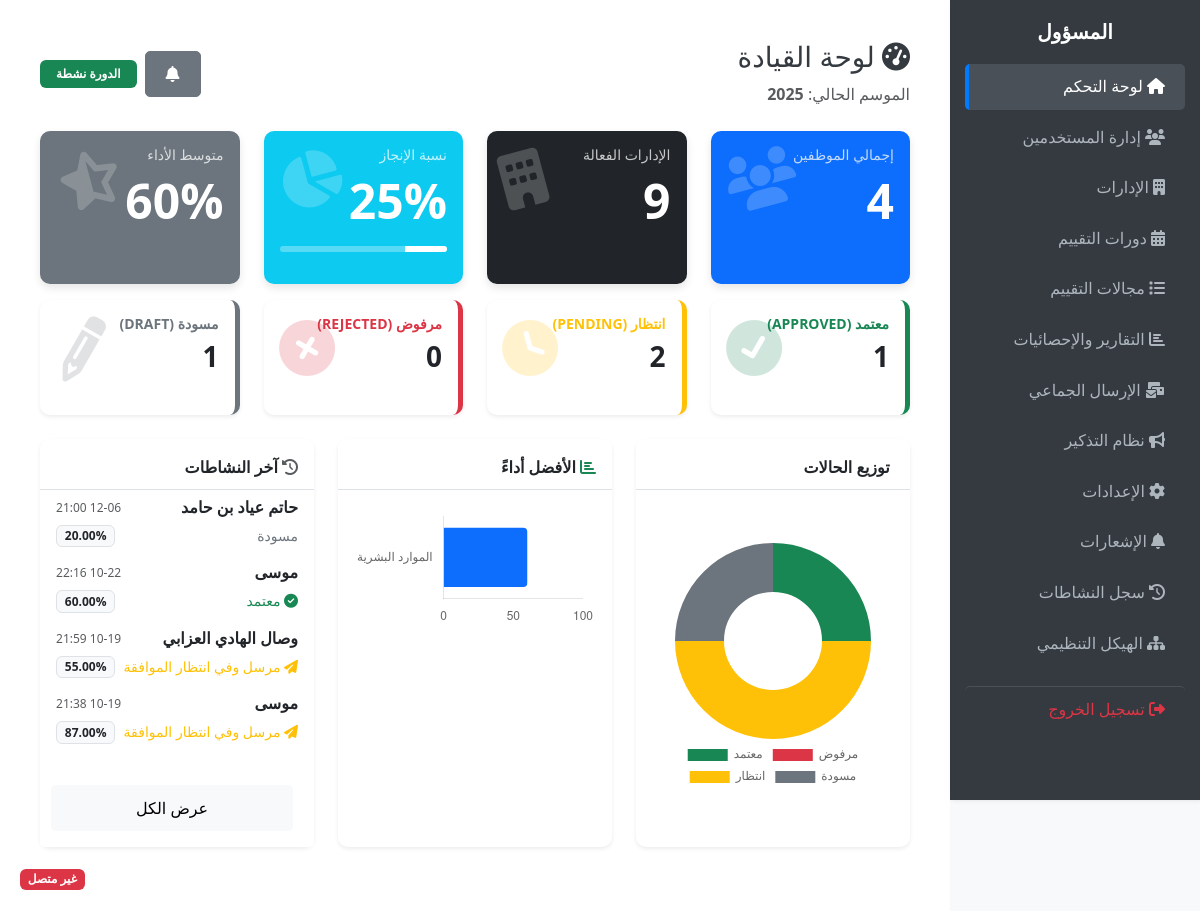
The app's page /public/admin/dashboard.php (signed in) with its own data.
### tables this page shows
CREATE TABLE `evaluation_cycles` (
  `id` int(10) UNSIGNED NOT NULL,
  `year` year(4) NOT NULL COMMENT 'سنة التقييم',
  `status` enum('active','inactive','archived') NOT NULL DEFAULT 'inactive',
  `start_date` date DEFAULT NULL,
  `end_date` date DEFAULT NULL,
  `created_at` timestamp NOT NULL DEFAULT current_timestamp()
);

CREATE TABLE `employee_evaluations` (
  `id` int(10) UNSIGNED NOT NULL,
  `employee_id` int(10) UNSIGNED NOT NULL COMMENT 'الموظف المُقيَّم',
  `cycle_id` int(10) UNSIGNED NOT NULL,
  `evaluator_id` int(10) UNSIGNED NOT NULL COMMENT 'المُقيّم (مدير أو رئيس مباشر)',
  `evaluator_role` enum('manager','supervisor') NOT NULL,
  `status` enum('draft','submitted','approved','rejected') NOT NULL DEFAULT 'draft',
  `total_score` decimal(5,2) DEFAULT NULL COMMENT 'المجموع النهائي (0-100)',
  `created_at` timestamp NOT NULL DEFAULT current_timestamp(),
  `updated_at` timestamp NULL DEFAULT NULL ON UPDATE current_timestamp(),
  `accepted_at` datetime DEFAULT NULL
);

CREATE TABLE `users` (
  `id` int(10) UNSIGNED NOT NULL,
  `name` varchar(150) NOT NULL COMMENT 'الاسم الكامل',
  `email` varchar(100) NOT NULL COMMENT 'البريد الإلكتروني',
  `password` varchar(255) NOT NULL COMMENT 'كلمة المرور المشفرة',
  `role` enum('admin','manager','supervisor','employee','evaluator') NOT NULL COMMENT 'الدور',
  `department_id` int(10) UNSIGNED DEFAULT NULL COMMENT 'الإدارة',
  `manager_id` int(10) UNSIGNED DEFAULT NULL COMMENT 'مدير الإدارة (ID)',
  `supervisor_id` int(10) UNSIGNED DEFAULT NULL COMMENT 'الرئيس المباشر (ID)',
  `job_title` varchar(100) DEFAULT NULL COMMENT 'الوظيفة',
  `birth_date` date DEFAULT NULL COMMENT 'تاريخ الميلاد',
  `marital_status` varchar(20) DEFAULT NULL COMMENT 'الحالة الاجتماعية',
  `gender` enum('ذكر','أنثى') DEFAULT NULL COMMENT 'النوع',
  `status` enum('active','inactive') NOT NULL DEFAULT 'active' COMMENT 'الحالة',
  `force_password_change` tinyint(1) NOT NULL DEFAULT 1 COMMENT 'إجبار تغيير كلمة المرور عند أول دخول',
  `created_at` timestamp NOT NULL DEFAULT current_timestamp(),
  `last_login` datetime DEFAULT NULL
);

### public/admin/dashboard.php (the view, shortened to what this page needs)
<?php
require_once '../../app/core/db.php';
$user_id = $_SESSION['user_id'];
$unread_stmt = $pdo->prepare("SELECT COUNT(*) FROM notifications WHERE user_id = ? AND is_read = 0");
$unread_stmt->execute([$user_id]);
$unread_count = $unread_stmt->fetchColumn();
$current_cycle = $pdo->query("SELECT * FROM evaluation_cycles WHERE status = 'active' ORDER BY year DESC LIMIT 1")->fetch();
$cycle_id = $current_cycle ? $current_cycle['id'] : null;
$cycle_year = $current_cycle ? $current_cycle['year'] : date('Y');
$total_employees = $pdo->query("SELECT COUNT(*) FROM users WHERE role NOT IN ('admin', 'evaluator') AND status='active'")->fetchColumn();
$total_departments = $pdo->query("SELECT COUNT(*) FROM departments WHERE status='active'")->fetchColumn();
$approved_evals = 0; $pending_evals = 0; $rejected_evals = 0; $draft_evals = 0;
$company_avg = 0; $completion_rate = 0;
if ($cycle_id) {
    $stats = $pdo->query("SELECT status, COUNT(*) as count FROM employee_evaluations WHERE cycle_id = $cycle_id GROUP BY status")->fetchAll(PDO::FETCH_KEY_PAIR);
    $approved_evals = $stats['approved'] ?? 0;
    $pending_evals = $stats['submitted'] ?? 0;
    $rejected_evals = $stats['rejected'] ?? 0;
    $draft_evals = $stats['draft'] ?? 0;
    $avg_stmt = $pdo->query("SELECT AVG(total_score) FROM employee_evaluations WHERE cycle_id = $cycle_id AND status = 'approved'");
    $company_avg = round($avg_stmt->fetchColumn() ?: 0, 1);
    if ($total_employees > 0) {
        $completion_rate = round(($approved_evals / $total_employees) * 100, 1);
    }
}
$dept_labels = []; $dept_scores = [];
if ($cycle_id) {
    $dept_stmt = $pdo->query("SELECT d.name_ar, AVG(e.total_score) as avg_score FROM departments d JOIN users u ON u.department_id = d.id JOIN employee_evaluations e ON e.employee_id = u.id WHERE e.cycle_id = $cycle_id AND e.status = 'approved' GROUP BY d.id ORDER BY avg_score DESC LIMIT 5");
    while ($row = $dept_stmt->fetch()) {
        $dept_labels[] = $row['name_ar'];
        $dept_scores[] = round($row['avg_score'], 1);
    }
}
$latest_activity = [];
if ($cycle_id) {
    $latest_stmt = $pdo->query("SELECT e.updated_at, u.name as emp_name, e.status, e.total_score FROM employee_evaluations e JOIN users u ON e.employee_id = u.id WHERE e.cycle_id = $cycle_id ORDER BY e.updated_at DESC LIMIT 6");
    $latest_activity = $latest_stmt->fetchAll();
}
?>
<!DOCTYPE html>
<html dir="rtl" lang="ar">
<head>
    <link href="https://cdn.jsdelivr.net/npm/bootstrap@5.3.2/dist/css/bootstrap.rtl.min.css" rel="stylesheet">
    <link rel="stylesheet" href="https://cdnjs.cloudflare.com/ajax/libs/font-awesome/6.4.0/css/all.min.css">
    <link rel="stylesheet" href="../assets/css/admin-dashboard.css">
</head>
<body class="admin-dashboard">
<?php
require_once '_sidebar_nav.php';
?>
<main class="admin-main-content">
    <div class="d-flex justify-content-between align-items-center mb-4">
        <div>
            <h3><i class="fas fa-tachometer-alt"></i> لوحة القيادة</h3>
            <span class="text-muted">الموسم الحالي: <strong><?= $cycle_year ?></strong></span>
        </div>
        <div class="d-flex gap-2 align-items-center">
            <button type="button" class="btn <?= $unread_count > 0 ? 'btn-warning text-dark btn-pulse' : 'btn-secondary' ?> position-relative" data-bs-toggle="modal" data-bs-target="#notificationsModal">
                <i class="fas fa-bell <?= $unread_count > 0 ? 'fa-shake' : '' ?>"></i>
            </button>
            <span class="badge bg-<?= $cycle_id ? 'success' : 'secondary' ?> p-2 px-3">
                <?= $cycle_id ? 'الدورة نشطة' : 'لا توجد دورة' ?>
            </span>
        </div>
    </div>
    <div class="row mb-3">
        <div class="col-md-3">
            <div class="card text-white bg-primary mb-3 stat-card h-100 border-0">
                <div class="card-body">
                    <h6 class="card-title text-uppercase small opacity-75">إجمالي الموظفين</h6>
                    <h2 class="display-5 fw-bold mb-0"><?= $total_employees ?></h2>
                    <i class="fas fa-users card-icon"></i>
                </div>
            </div>
        </div>
        <div class="col-md-3">
            <div class="card text-white bg-dark mb-3 stat-card h-100 border-0">
                <div class="card-body">
                    <h6 class="card-title text-uppercase small opacity-75">الإدارات الفعالة</h6>
                    <h2 class="display-5 fw-bold mb-0"><?= $total_departments ?></h2>
                    <i class="fas fa-building card-icon"></i>
                </div>
            </div>
        </div>
        <div class="col-md-3">
            <div class="card text-white bg-info mb-3 stat-card h-100 border-0">
                <div class="card-body">
                    <h6 class="card-title text-uppercase small opacity-75">نسبة الإنجاز</h6>
                    <h2 class="display-5 fw-bold mb-0"><?= $completion_rate ?>%</h2>
                    <div class="progress progress-xs mt-3"><div class="progress-bar bg-white" style="width: <?= $completion_rate ?>%"></div></div>
                    <i class="fas fa-chart-pie card-icon"></i>
                </div>
            </div>
        </div>
        <div class="col-md-3">
            <div class="card text-white bg-secondary mb-3 stat-card h-100 border-0">
                <div class="card-body">
                    <h6 class="card-title text-uppercase small opacity-75">متوسط الأداء</h6>
                    <h2 class="display-5 fw-bold mb-0"><?= $company_avg ?>%</h2>
                    <i class="fas fa-star-half-alt card-icon"></i>
                </div>
            </div>
        </div>
    </div>
    <div class="row mb-4">
        <div class="col-md-3">
            <div class="card border-0 border-start border-5 border-success shadow-sm h-100 stat-card">
                <div class="card-body">
                    <h6 class="text-success text-uppercase small fw-bold">معتمد (Approved)</h6>
                    <h3 class="fw-bold mb-0 text-dark"><?= $approved_evals ?></h3>
                    <i class="fas fa-check-circle card-icon text-success"></i>
                </div>
            </div>
        </div>
        <div class="col-md-3">
            <div class="card border-0 border-start border-5 border-warning shadow-sm h-100 stat-card">
                <div class="card-body">
                    <h6 class="text-warning text-uppercase small fw-bold">انتظار (Pending)</h6>
                    <h3 class="fw-bold mb-0 text-dark"><?= $pending_evals ?></h3>
                    <i class="fas fa-clock card-icon text-warning"></i>
                </div>
            </div>
        </div>
        <div class="col-md-3">
            <div class="card border-0 border-start border-5 border-danger shadow-sm h-100 stat-card">
                <div class="card-body">
                    <h6 class="text-danger text-uppercase small fw-bold">مرفوض (Rejected)</h6>
                    <h3 class="fw-bold mb-0 text-dark"><?= $rejected_evals ?></h3>
                    <i class="fas fa-times-circle card-icon text-danger"></i>
                </div>
            </div>
        </div>
        <div class="col-md-3">
            <div class="card border-0 border-start border-5 border-secondary shadow-sm h-100 stat-card">
                <div class="card-body">
                    <h6 class="text-secondary text-uppercase small fw-bold">مسودة (Draft)</h6>
                    <h3 class="fw-bold mb-0 text-dark"><?= $draft_evals ?></h3>
                    <i class="fas fa-pencil-alt card-icon text-secondary"></i>
                </div>
            </div>
        </div>
    </div>
    <div class="row">
        <div class="col-md-4 mb-4">
            <div class="card shadow-sm h-100 border-0">
                <div class="card-header bg-white fw-bold pt-3"><i class="fas fa-chart-doughnut text-primary"></i> توزيع الحالات</div>
                <div class="card-body d-flex justify-content-center align-items-center">
                    <div style="width: 250px; height: 250px;"><canvas id="statusChart"></canvas></div>
                </div>
            </div>
        </div>
        <div class="col-md-4 mb-4">
            <div class="card shadow-sm h-100 border-0">
                <div class="card-header bg-white fw-bold pt-3"><i class="fas fa-chart-bar text-success"></i> الأفضل أداءً</div>
                <div class="card-body">
                    <?php if (empty($dept_labels)): ?><div class="text-center text-muted py-5">لا توجد بيانات</div><?php else: ?><canvas id="deptChart"></canvas><?php endif; ?>
                </div>
            </div>
        </div>
        <div class="col-md-4 mb-4">
            <div class="card shadow-sm h-100 border-0">
                <div class="card-header bg-white fw-bold pt-3"><i class="fas fa-history text-muted"></i> آخر النشاطات</div>
                <div class="card-body p-0">
                    <div class="list-group list-group-flush">
                        <?php if (empty($latest_activity)): ?>
                            <div class="text-center p-3 text-muted">لا توجد نشاطات</div>
                        <?php else: ?>
                            <?php foreach ($latest_activity as $act): ?>
                            <div class="list-group-item border-bottom-0">
                                <div class="d-flex w-100 justify-content-between">
                                    <h6 class="mb-1 text-truncate fw-bold" style="max-width: 150px;"><?= htmlspecialchars($act['emp_name']) ?></h6>
                                    <small class="text-muted" style="font-size: 0.75rem;"><?= date('m-d H:i', strtotime($act['updated_at'])) ?></small>
                                </div>
                                <div class="d-flex justify-content-between align-items-center mt-1">
                                    <small>
                                        <?php
                                        echo match($act['status']) {
                                            'approved' => '<span class="text-success"><i class="fas fa-check-circle"></i> معتمد</span>',
                                            'rejected' => '<span class="text-danger"><i class="fas fa-times-circle"></i> مرفوض</span>',
                                            'submitted' => '<span class="text-warning"><i class="fas fa-paper-plane"></i> مرسل وفي انتظار الموافقة</span>',
                                            default => '<span class="text-secondary">مسودة</span>'
                                        };
                                        ?>
                                    </small>
                                    <?php if($act['total_score']): ?><span class="badge bg-light text-dark border"><?= $act['total_score'] ?>%</span><?php endif; ?>
                                </div>
                            </div>
                            <?php endforeach; ?>
                        <?php endif; ?>
                    </div>
                </div>
                <div class="card-footer bg-white text-center border-top-0 pb-3">
                    <a href="reports.php" class="btn btn-sm btn-light w-100">عرض الكل</a>
                </div>
            </div>
        </div>
    </div>
</main>
<div id="internet-status"><span class="badge bg-success">متصل</span></div>
<script>
document.addEventListener("DOMContentLoaded", function() {
    const ctxStatus = document.getElementById('statusChart').getContext('2d');
    new Chart(ctxStatus, {
        type: 'doughnut',
        data: {
            labels: ['معتمد', 'مرفوض', 'انتظار', 'مسودة'],
            datasets: [{
                data: [<?= $approved_evals ?>, <?= $rejected_evals ?>, <?= $pending_evals ?>, <?= $draft_evals ?>],
                backgroundColor: ['#198754', '#dc3545', '#ffc107', '#6c757d'],
                borderWidth: 0
            }]
        },
        options: { responsive: true, maintainAspectRatio: false, plugins: { legend: { position: 'bottom' } } }
    });
    <?php if (!empty($dept_labels)): ?>
    const ctxDept = document.getElementById('deptChart').getContext('2d');
    new Chart(ctxDept, {
        type: 'bar',
        data: {
            labels: <?= json_encode($dept_labels) ?>,
            datasets: [{
                label: 'متوسط الدرجة',
                data: <?= json_encode($dept_scores) ?>,
                backgroundColor: '#0d6efd',
                borderRadius: 4
            }]
        },
        options: {
            indexAxis: 'y', responsive: true,
            scales: { x: { beginAtZero: true, max: 100, grid: {display:false} }, y: {grid:{display:false}} },
            plugins: { legend: { display: false } }
        }
    });
    <?php endif; ?>
});
</script>
</body>
</html>

### public/assets/css/admin-dashboard.css (style rules this page uses)
body { font-family: 'Segoe UI', Tahoma, Geneva, Verdana, sans-serif; background-color: #f8f9fa; color: #212529; margin: 0; padding: 0; direction: rtl; }
.admin-dashboard { display: flex; min-height: 100vh; background-color: #f8f9fa; }
.admin-main-content { margin-right: 250px; padding: 20px; width: calc(100% - 250px); background: #fff; min-height: 100vh; overflow-x: hidden; }
h3, h4, h5 { color: #343a40; }
.card { margin-bottom: 20px; border: none; border-radius: 10px; box-shadow: 0 4px 8px rgba(0,0,0,0.1); }
.card-header { background: #f1f3f5; border-bottom: 1px solid #dee2e6; border-radius: 10px 10px 0 0 !important; font-weight: bold; }
.btn { font-size: 14px; padding: 8px 16px; border-radius: 5px; transition: all 0.3s ease; }
.btn-sm { padding: 6px 12px; font-size: 12px; }
#internet-status { position: fixed; bottom: 20px; left: 20px; z-index: 1000; }
@media (min-width: 992px) { .admin-main-content { padding: 30px; } }
@media (min-width: 992px) { .card { margin-bottom: 25px; } }
@media (min-width: 992px) { .btn { font-size: 16px; padding: 10px 20px; } }
body { line-height: 1.6; }
[dir="rtl"] .card-header { text-align: right; }
[dir="rtl"] .btn { margin-right: 5px; }
* { box-sizing: border-box; -webkit-tap-highlight-color: transparent; }
@media screen and (min-width: 1024px) { .admin-main-content { padding: 40px; } }

### public/admin/dashboard.php (style rules this page uses)
.stat-card { transition: transform 0.2s; position: relative; overflow: hidden; }
.card-icon { position: absolute; left: 15px; top: 20px; opacity: 0.2; font-size: 3.5rem; transform: rotate(-15deg); }
.progress-xs { height: 6px; border-radius: 3px; background: rgba(255,255,255,0.3); }

### records on screen
employee_evaluations: employee.name "حاتم عياد بن حامد", updated_at "12-06 21:00", status "مسودة", total_score "20.00"
employee_evaluations: employee.name "موسى", updated_at "10-22 22:16", status "معتمد", total_score "60.00"
employee_evaluations: employee.name "وصال الهادي العزابي", updated_at "10-19 21:59", status "مرسل وفي انتظار الموافقة", total_score "55.00"
employee_evaluations: employee.name "موسى", updated_at "10-19 21:38", status "مرسل وفي انتظار الموافقة", total_score "87.00"

### other values on screen
$total_employees "4"
$total_departments "9"
$completion_rate "25"
$company_avg "60"
$approved_evals "1"
$pending_evals "2"
$rejected_evals "0"
$draft_evals "1"
chart data {{ $approved_evals }} 1
chart data {{ $rejected_evals }} 0
chart data {{ $pending_evals }} 2
chart data {{ $draft_evals }} 1
